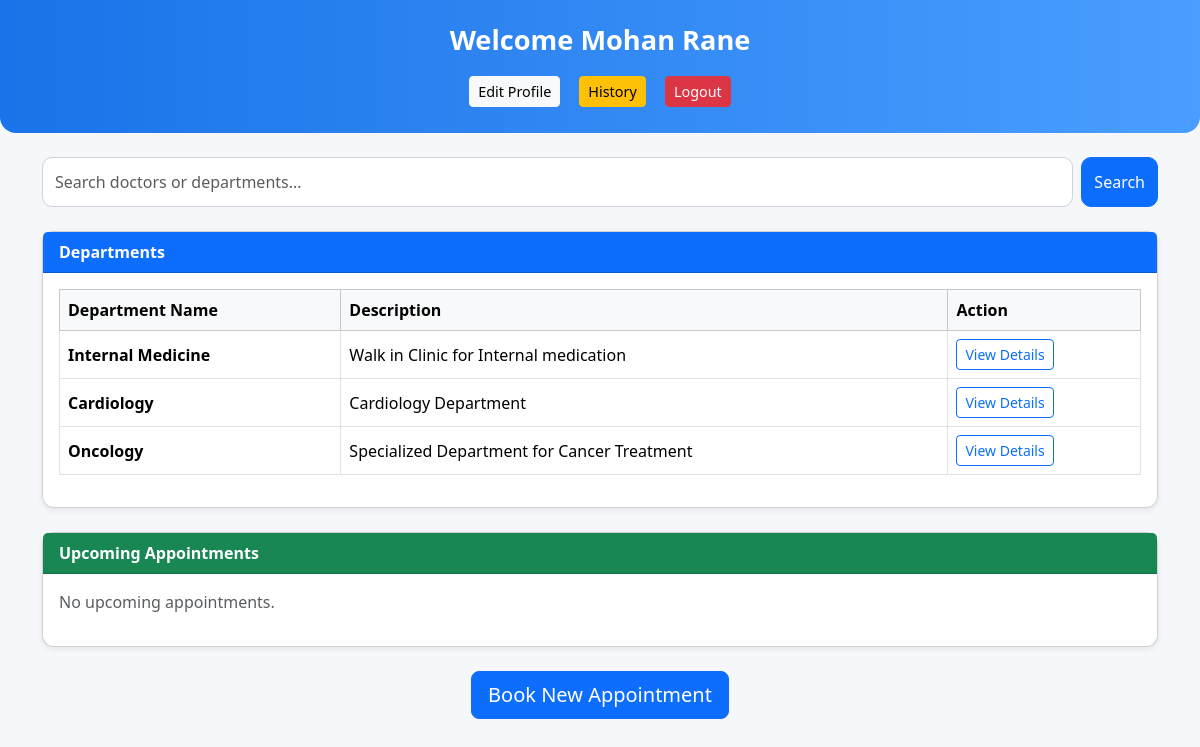
Page /patientdashboard (signed in) on the earlier database version.
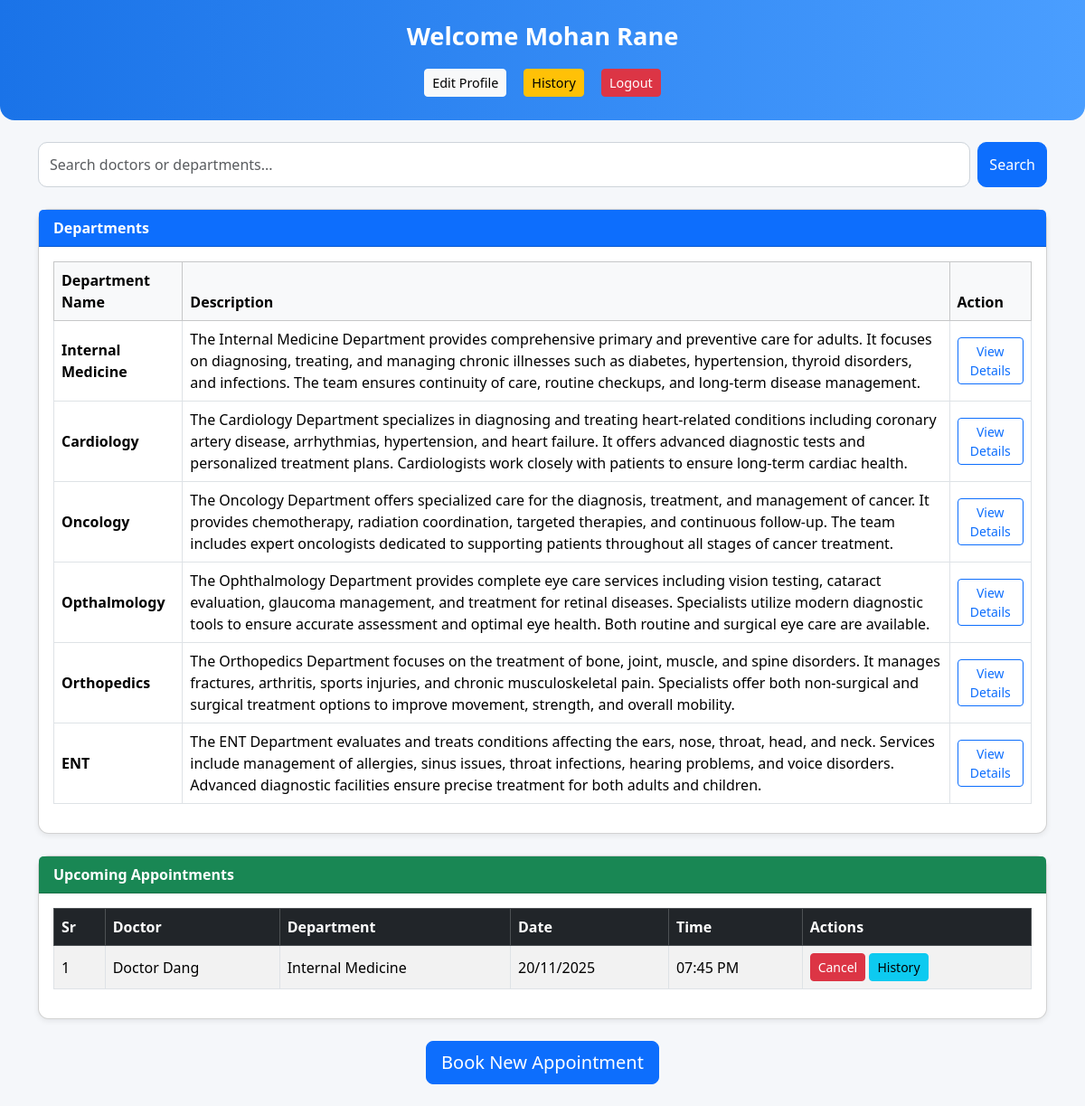
Same page on the later database version.
### application/models.py (models this page shows)
class Patient(UserMixin, db.Model):
    id = db.Column(db.Integer(), primary_key = True)
    username = db.Column(db.String(), nullable = False, unique = True)
    password = db.Column(db.String(), nullable = False)
    name = db.Column(db.String(), nullable = False)
    age = db.Column(db.Integer(), nullable = False)
    gender = db.Column(db.String(), nullable = False)
    address = db.Column(db.String(), nullable = False)
    contact_num = db.Column(db.Integer(), nullable = False)
    medical_history = db.Column(db.String(), nullable = False)
    flagged = db.Column(db.Integer(), nullable = False, default = 0)
    patient_id = db.Column(db.Integer(), db.ForeignKey("user.id"), nullable = False)
    appointment = db.relationship('Appointment', backref = 'patient')

class Department(UserMixin, db.Model):
    id = db.Column(db.Integer(), primary_key = True)
    name = db.Column(db.String(), nullable = False, unique = True)
    description = db.Column(db.String(), nullable = False)
    doctor = db.relationship('Doctor', backref = 'department')

class Appointment(UserMixin, db.Model):
    id = db.Column(db.Integer(), primary_key = True)
    appointment_date = db.Column(db.DateTime(), nullable = False)
    appointment_time = db.Column(db.Time(), nullable = False)
    reason = db.Column(db.String(), nullable = False, default = 'Null')
    status = db.Column(db.String(), nullable = False, default = "Available")
    patient_id = db.Column(db.Integer(), db.ForeignKey("patient.id"), nullable = False, default = 999)
    doctor_id = db.Column(db.Integer(), db.ForeignKey("doctor.id"), nullable = False)
    treatment = db.relationship('Treatment', backref = 'appointment')

class Doctor(UserMixin, db.Model):
    id = db.Column(db.Integer(), primary_key = True)
    username = db.Column(db.String(), nullable = False, unique = True)
    password = db.Column(db.String(), nullable = False)
    name = db.Column(db.String(), nullable = False)
    qualification = db.Column(db.String(), nullable = False)
    experience = db.Column(db.Integer(), nullable = False)
    fee = db.Column(db.Integer(), nullable = False)
    flagged = db.Column(db.Integer(), nullable = False,default = 0)
    specialization = db.Column(db.String(), nullable = False)
    designation = db.Column(db.String(), nullable = False)
    registration_num = db.Column(db.String(), nullable = False)
    doctor_id = db.Column(db.Integer(), db.ForeignKey("user.id"), nullable = False)
    appointment = db.relationship('Appointment', backref = 'doctor')
    department_id = db.Column(db.Integer(), db.ForeignKey("department.id"), nullable = False)

### application/routes.py (the view)
@app.route('/patientdashboard')
@login_required
def patient_dashboard():
    if current_user.user_role != 2:
        return render_template('patient_login.html', error="Access denied.")
    patient = Patient.query.filter_by(username=current_user.username).first()
    appointments = Appointment.query.filter_by(patient_id=patient.id).all()
    today = datetime.today().date()
    upcoming_appointments = Appointment.query.filter(
        Appointment.patient_id == patient.id,
        Appointment.status == "Booked",
        Appointment.appointment_date >= today
    ).order_by(Appointment.appointment_date, Appointment.appointment_time).all()
    treatment_history = Appointment.query.join(Treatment).filter(
        Appointment.patient_id == patient.id
    ).order_by(Appointment.appointment_date.desc()).all()
    departments = Department.query.all()
    return render_template(
        'patient_dashboard.html',
        patient=patient,
        appointments=appointments,
        upcoming_appointments=upcoming_appointments,
        departments=departments,
        treatment_history=treatment_history,
        current_date=datetime.today()
    )

### templates/patient_dashboard.html (shortened to what this page needs)
<!DOCTYPE html>
<html lang="en">
<head>
    <link href="https://cdn.jsdelivr.net/npm/bootstrap@5.3.3/dist/css/bootstrap.min.css" rel="stylesheet">
</head>
<body>
    <div class="top-bar">
        Welcome {{ patient.name }}
        <div class="links mt-2">
            <a href="{{ url_for('patient_edit_self') }}" class="btn btn-light btn-sm">Edit Profile</a>
            <a href="{{ url_for('patient_history_page') }}" class="btn btn-warning btn-sm">History</a>
            <a href="{{ url_for('admin_logout') }}" class="btn btn-danger btn-sm">Logout</a>
        </div>
    </div>
    <div class="container mt-4">
        <form method="get" action="{{ url_for('patient_search') }}" class="search-box mb-4 d-flex">
            <input type="text" name="q" placeholder="Search doctors or departments..."
                   class="form-control me-2" required>
            <button class="btn btn-primary">Search</button>
        </form>
        <div class="card mb-4">
            <div class="card-header bg-primary text-white fw-bold">Departments</div>
            <div class="card-body">
                {% if departments %}
                <table class="table table-bordered align-middle">
                    <thead class="table-light">
                        <tr>
                            <th>Department Name</th>
                            <th>Description</th>
                            <th>Action</th>
                        </tr>
                    </thead>
                    <tbody>
                        {% for dep in departments %}
                        <tr>
                            <td class="fw-bold">{{ dep.name }}</td>
                            <td>{{ dep.description }}</td>
                            <td>
                                <a href="{{ url_for('department_details', dep_id=dep.id) }}"
                                   class="btn btn-outline-primary btn-sm">
                                    View Details
                                </a>
                            </td>
                        </tr>
                        {% endfor %}
                    </tbody>
                </table>
                {% else %}
                    <p class="text-muted">No departments available.</p>
                {% endif %}
            </div>
        </div>
        <div class="card mb-4">
            <div class="card-header bg-success text-white fw-bold">Upcoming Appointments</div>
            <div class="card-body">
                {% if upcoming_appointments %}
                <table class="table table-striped table-bordered align-middle">
                    <thead class="table-dark">
                        <tr>
                            <th>Sr</th>
                            <th>Doctor</th>
                            <th>Department</th>
                            <th>Date</th>
                            <th>Time</th>
                            <th>Actions</th>
                        </tr>
                    </thead>
                    <tbody>
                        {% for appt in upcoming_appointments %}
                        <tr>
                            <td>{{ loop.index }}</td>
                            <td>{{ appt.doctor.name }}</td>
                            <td>{{ appt.doctor.department.name }}</td>
                            <td>{{ appt.appointment_date.strftime('%d/%m/%Y') }}</td>
                            <td>{{ appt.appointment_time.strftime('%I:%M %p') }}</td>
                            <td>
                                <form action="{{ url_for('cancel_appointment', appt_id=appt.id) }}"
                                      method="post" style="display:inline;">
                                    <button class="btn btn-danger btn-sm">Cancel</button>
                                </form>
                                <a href="{{ url_for('patient_history_page') }}"
                                   class="btn btn-info btn-sm">
                                   History
                                </a>
                            </td>
                        </tr>
                        {% endfor %}
                    </tbody>
                </table>
                {% else %}
                    <p class="text-muted">No upcoming appointments.</p>
                {% endif %}
            </div>
        </div>
        <div class="text-center mb-4">
            <a href="{{ url_for('book_appointment') }}" class="btn btn-primary btn-lg">
                Book New Appointment
            </a>
        </div>
    </div>
</body>
</html>

### templates/patient_dashboard.html (style rules this page uses)
body { background-color: #f5f7fa; font-family: 'Segoe UI'; }
.top-bar { background: linear-gradient(90deg, #1a73e8, #4a9eff); padding: 20px; color: white; text-align: center; font-size: 1.7rem; font-weight: bold; border-radius: 0 0 16px 16px; }
.links a { margin: 6px; font-size: 0.9rem; }
.card { border-radius: 12px; box-shadow: 0 2px 6px rgba(0,0,0,0.08); }
.search-box input { padding: 12px; border-radius: 10px; border: 1px solid #ced4da; }
.search-box button { border-radius: 10px; }

Differences in the rows shown:
changed Department "Internal Medicine": description "Walk in Clinic for Internal medication" → "The Internal Medicine Department provides comprehensive primary and preventive care for adults. It focuses on diagnosing, treating, and managing chronic illnesses such as diabetes, hypertension, thyroid disorders, and infections. The team ensures continuity of care, routine checkups, and long-term disease management."
changed Department "Cardiology": description "Cardiology Department" → "The Cardiology Department specializes in diagnosing and treating heart-related conditions including coronary artery disease, arrhythmias, hypertension, and heart failure. It offers advanced diagnostic tests and personalized treatment plans. Cardiologists work closely with patients to ensure long-term cardiac health."
changed Department "Oncology": description "Specialized Department for Cancer Treatment" → "The Oncology Department offers specialized care for the diagnosis, treatment, and management of cancer. It provides chemotherapy, radiation coordination, targeted therapies, and continuous follow-up. The team includes expert oncologists dedicated to supporting patients throughout all stages of cancer treatment."
added Department: name "Opthalmology", description "The Ophthalmology Department provides complete eye care services including vision testing, cataract evaluation, glaucoma management, and treatment for retinal diseases. Specialists utilize modern diagnostic tools to ensure accurate assessment and optimal eye health. Both routine and surgical eye care are available."
added Department: name "Orthopedics", description "The Orthopedics Department focuses on the treatment of bone, joint, muscle, and spine disorders. It manages fractures, arthritis, sports injuries, and chronic musculoskeletal pain. Specialists offer both non-surgical and surgical treatment options to improve movement, strength, and overall mobility."
added Department: name "ENT", description "The ENT Department evaluates and treats conditions affecting the ears, nose, throat, head, and neck. Services include management of allergies, sinus issues, throat infections, hearing problems, and voice disorders. Advanced diagnostic facilities ensure precise treatment for both adults and children."
added Appointment: doctor.name "Doctor Dang", doctor.department.name "Internal Medicine", appointment_date "20/11/2025", appointment_time "07:45 PM"
Other differences:
text no longer shown: "No upcoming appointments."
text now shown: "Sr Doctor Department Date Time Actions"
